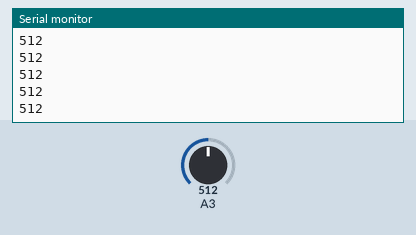
This sketch was run on a simulated Arduino Uno, built with avr-gcc and run on an emulated ATmega328P. Parts: the last lines printed to the serial monitor. Inputs (shaded band) come from the test bench; at power-on: A3 = 512.

Above: at 1.2 s.
1.3 s: A3 set to 716
At 2.1 s:
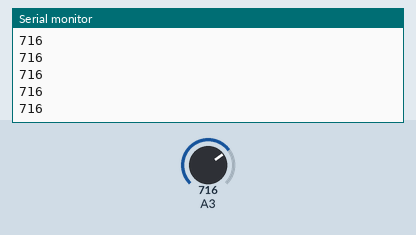
2.8 s: A3 set to 900
At 3.3 s:
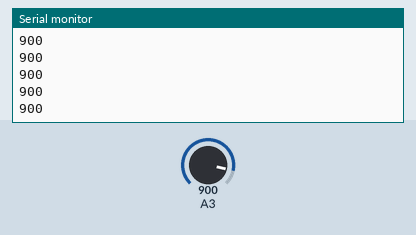
Timing chart, 0 to 5.8 s (numbered marks = the images above; inputs shaded):
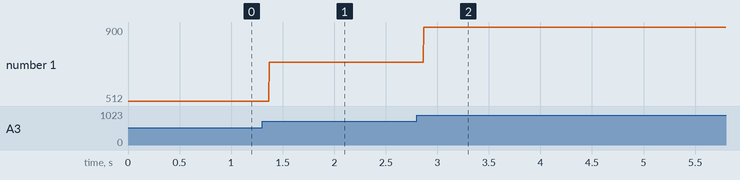

The sketch:

Auto_trigger_mode_analog_input.ino
```cpp
/* In this project, we will create a program that continuously prints out the analog value of PC3 (A3 Analog pin) through the serial port.
 * Assuming that clock speed of Arduino at 16MHz, desired clock speed of ADC is 125kHz, using AVCC as analog reference and on-demand mode.
 * Then we will print the value in serial monitor when the position of the potentiometer was adjusted from 0 to 1023.
 * The Potentiometer will be assigned to the analog pin PC3(Analog pin A3) of Arduino UNO.
 * Owner: Muhammad Izzat 1717987
 * Date: 13 November 2020
 */


char*admux= (char*)0x7C; //Signed or unsigned does not matter if we do not do any decimal work.
volatile unsigned char*adcsra = (unsigned char*)0x7A;
volatile unsigned char*adch = (unsigned char*)0x79;
volatile unsigned char*adcl = (unsigned char*)0x78;


void setup() {

  *admux=0b01000011; //Set analog reference to AVCC and analog source to PC3.
  *adcsra=0b11000111; //Enable ADC, start conversion and set pre-scalerto 128.
  Serial.begin(9600); //Setting up the Baudrate at 9600

}

void loop() {

  while(1)
  {
     *adcsra|=0b01000000; //Start conversion (Set ADSC bit)
     while (((*adcsra) &0b01000000))//As long as ADSC bit is HIGH
     {
      //Do nothing
     }
    int lowbyte= (*adcl); //Capture low byte
    int highbyte= (*adch); //Capture high byte
    int value = (highbyte<<8) | lowbyte; //Merge high byte and low byte
    Serial.println(value);  //print the value in Serial monitor
  }

}
```

Measured:
- after the input at 1.3 s, the serial monitor: prints a new line after 0.07 s (image 1)
- after the input at 2.8 s, the serial monitor: prints a new line after 0.07 s (image 2)
- plotted number 1: 512 → 716 after the input at 1.3 s, 716 → 900 after the input at 2.8 s
